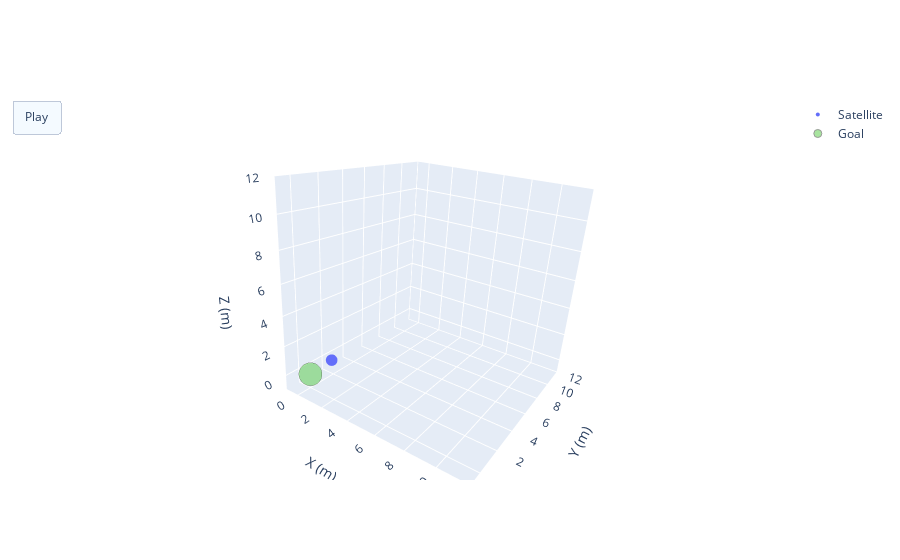

This figure's notebook cell:
### Code cell
# make figure
fig_dict = {
    "data": [],
    "layout": {},
    "frames": [],
    "transition": {}
}

# populate the layout
fig_dict["layout"]["xaxis"] = {"range": [0, 12]}
fig_dict["layout"]["yaxis"] = {"range": [0, 12]}
fig_dict["layout"]["hovermode"] = "closest"
fig_dict["layout"]["updatemenus"] = [dict(
            type="buttons",
            buttons=[dict(label="Play",
                          method="animate",
                          args=[None, {"frame": {"duration": 0.01, "redraw": True},"transition": {"duration":0.01}}])])]

# make data
data_dict = {
    "type": 'scatter3d',
    "x": [X[0]],
    "y": [Y[0]],
    "z": [Z[0]],
    "name": "Satellite",
    "mode": "markers",
    "marker": {
        "sizemode": "area",
        "size": 7
    }
}
fig_dict["data"].append(data_dict)

# make frames
for i in np.arange(0, len(X), 8):
    frame = {"data": []}
    data_dict = {
        "type": 'scatter3d',
        "x": [X[i]],
        "y": [Y[i]],
        "z": [Z[i]],
        "mode": "markers",
        "marker": {
            "sizemode": "area",
            "size": 4
        }
    }
    frame["data"].append(data_dict)
    fig_dict["frames"].append(frame)

fig = go.Figure(fig_dict)
fig.add_trace(go.Scatter3d(x=[0],
                  y=[0],
                  z=[0],
                  mode='markers',
                  name='Goal',
                  marker=dict(symbol='circle',
                                size=8,
                                color='#54ca41',    #'#DB4551',
                                line=dict(color='rgb(50,50,50)', width=1)
                                ),
                  hoverinfo='text',
                  opacity=0.5
                  ))
fig.layout.updatemenus[0].buttons[0].args[1]['transition']['duration'] = 10
fig.layout.updatemenus[0].buttons[0].args[1]['frame']['duration'] = 10
fig.update_layout(
    width = 1800,
    scene = dict( xaxis = dict(nticks = 10, range=[-1, 12]), 
    yaxis = dict(nticks = 10,range=[-1, 12]),
    zaxis = dict(nticks = 10,range=[-1,12]), 
    aspectratio=dict(x=1,y=1,z=1),
                xaxis_title="X (m)", yaxis_title="Y (m)", zaxis_title="Z (m)")
)
# plot_url = py.plot(fig, filename='lqr_animation.html', include_mathjax='cdn')
fig.show()
print(len(X))

### Figure 1 — Plotly figure (JSON) as saved in the notebook; plotly's stock layout.template omitted (floating-point values rounded to 4 significant figures)
{"data": [{"marker": {"size": 4, "sizemode": "area"}, "mode": "markers", "name": "Satellite", "type": "scatter3d", "x": [0.9193], "y": [0.9197], "z": [0.9195]}, {"hoverinfo": "text", "marker": {"color": "#54ca41", "line": {"color": "rgb(50,50,50)", "width": 1}, "size": 8, "symbol": "circle"}, "mode": "markers", "name": "Goal", "opacity": 0.5, "type": "scatter3d", "x": [0], "y": [0], "z": [0]}], "layout": {"autosize": true, "dragmode": "zoom", "hovermode": "closest", "scene": {"aspectratio": {"x": 1, "y": 1, "z": 1}, "camera": {"center": {"x": 0, "y": 0, "z": 0}, "eye": {"x": 1.011, "y": -1.732, "z": 0.8164}, "projection": {"type": "perspective"}, "up": {"x": -0.261, "y": 0.2828, "z": 0.923}}, "dragmode": "orbit", "xaxis": {"nticks": 10, "range": [-1, 12], "title": {"text": "X (m)"}, "type": "linear"}, "yaxis": {"nticks": 10, "range": [-1, 12], "title": {"text": "Y (m)"}, "type": "linear"}, "zaxis": {"nticks": 10, "range": [-1, 12], "title": {"text": "Z (m)"}, "type": "linear"}}, "updatemenus": [{"active": 0, "buttons": [{"args": [null, {"frame": {"duration": 10, "redraw": true}, "transition": {"duration": 10}}], "label": "Play", "method": "animate"}], "type": "buttons"}], "xaxis": {"range": [0, 12]}, "yaxis": {"range": [0, 12]}}}
